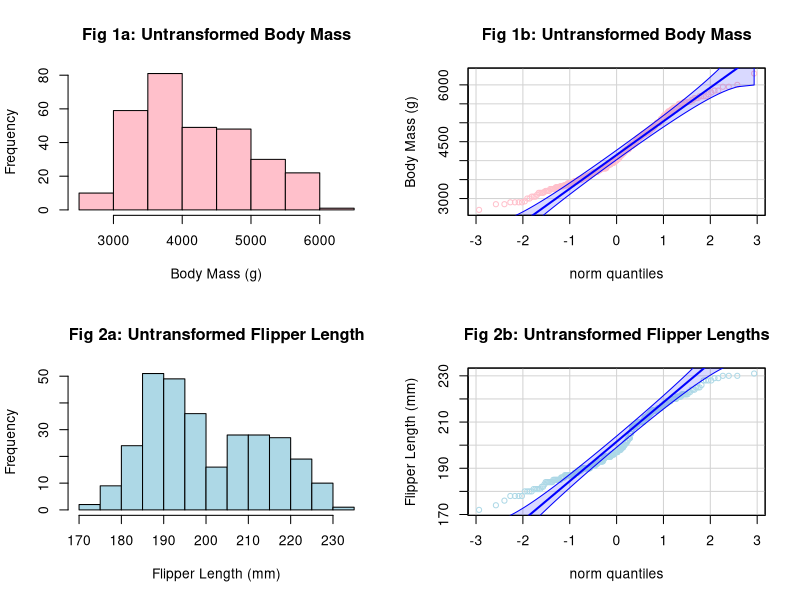
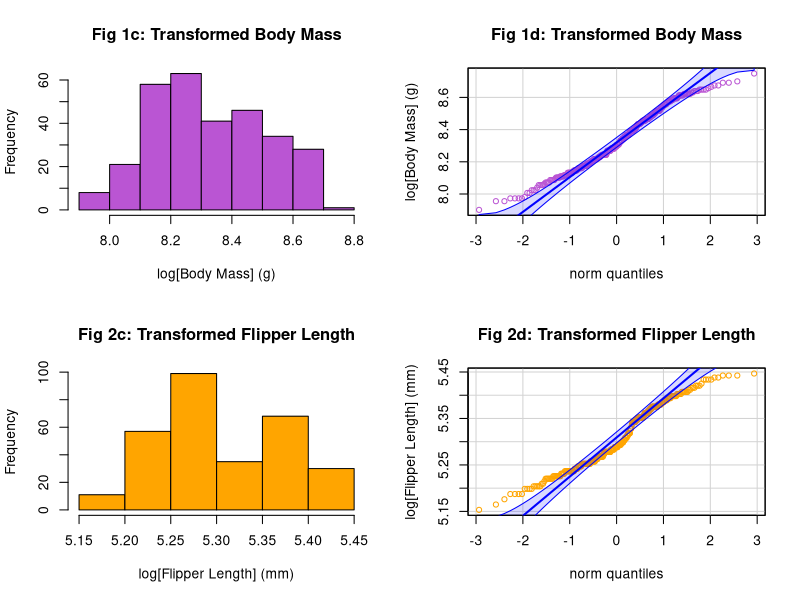
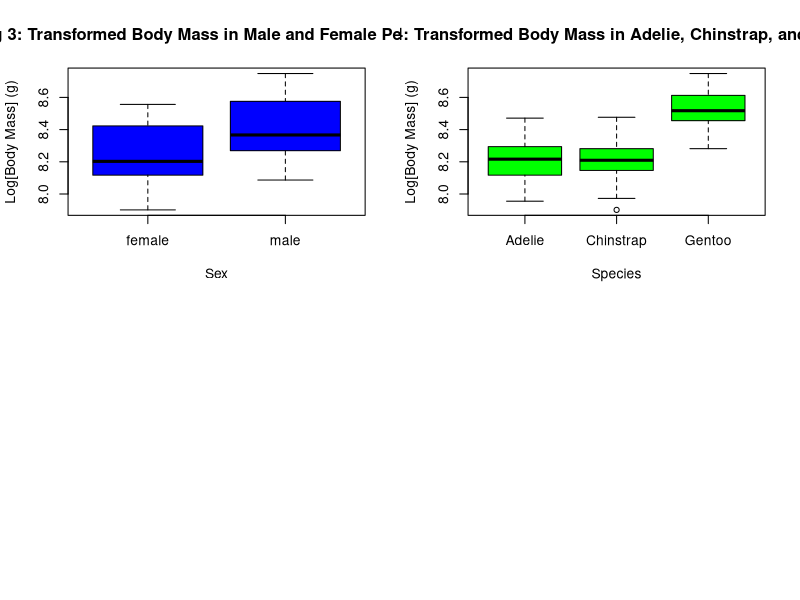
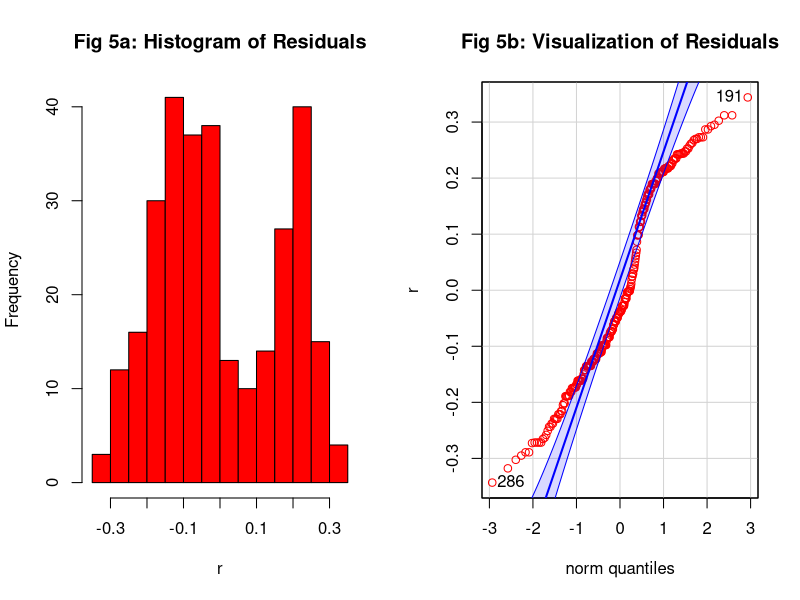
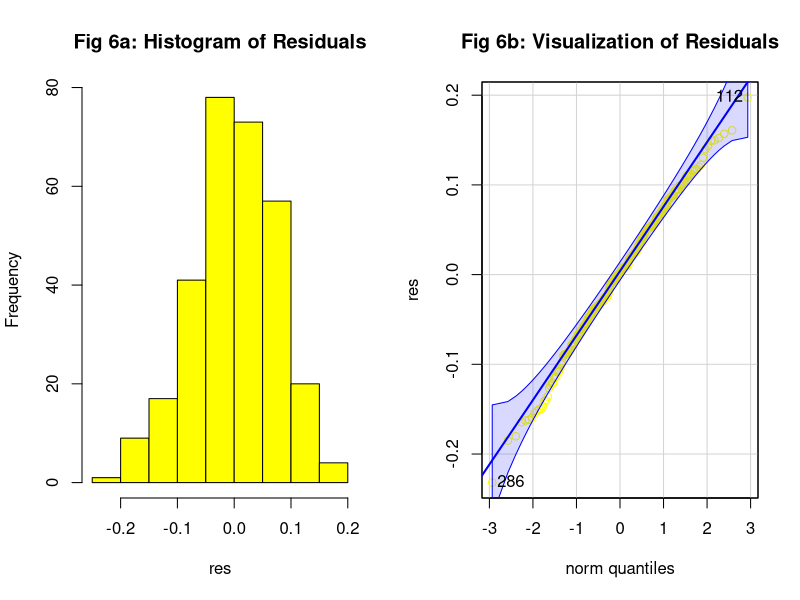
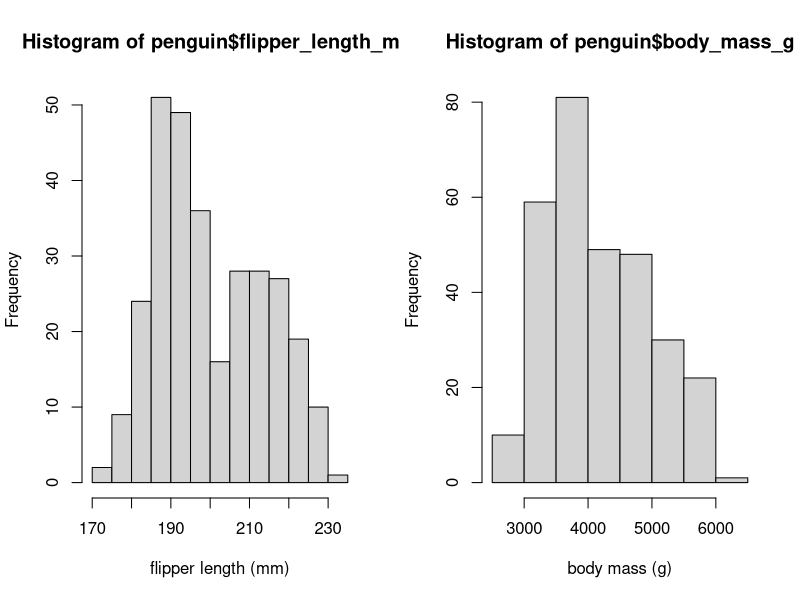
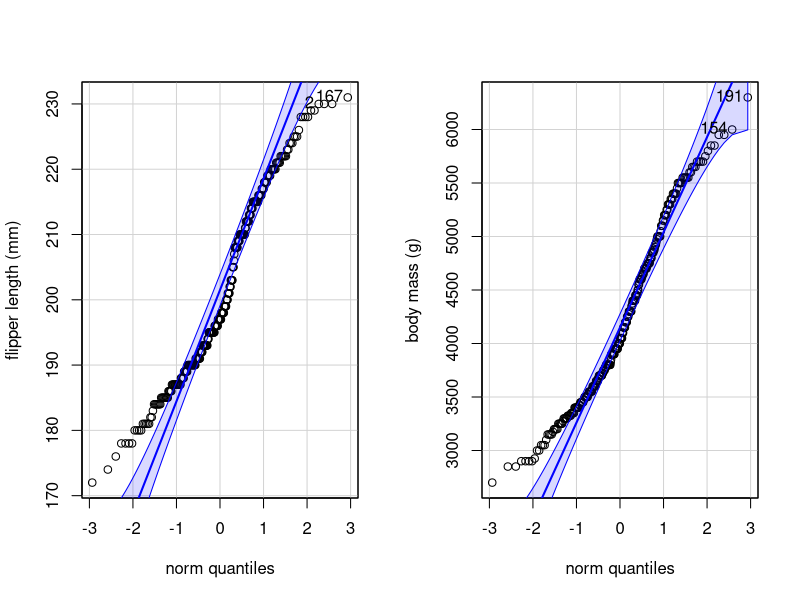
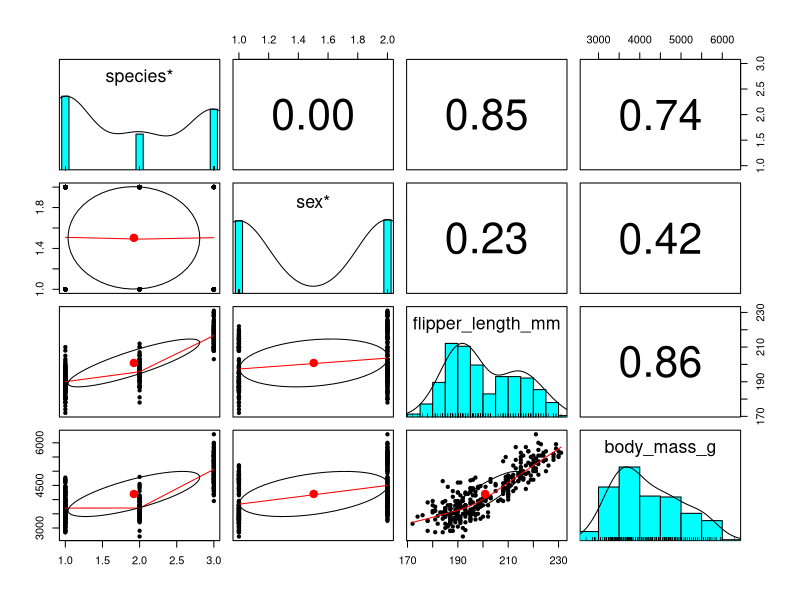

Write the R code that produced these figures, in order.
## ---- chunk 1
knitr::opts_chunk$set(echo = TRUE, message = FALSE, warning = FALSE)

## ---- chunk 2
#load in nessecary libs
library(readr)
library(tidyverse)
library(ggplot2)
library(knitr)
library(psych)
library(car)
library(bookdown)
## ---- chunk 3
pen <- read.csv("dataset_151.csv")
penguin <- pen %>% 
  select(species, sex, flipper_length_mm, body_mass_g)
par(mfrow=c(2,2))

#visualizing untransformed body mass
hist(penguin$body_mass_g,
     main = "Fig 1a: Untransformed Body Mass",
     xlab = "Body Mass (g)",
     col = 'pink')

qqPlot(penguin$body_mass_g,
       main = "Fig 1b: Untransformed Body Mass",
       ylab = "Body Mass (g)", 
       col = 'pink', id=FALSE)

#visualizing untransformed flipper length
hist(penguin$flipper_length_mm,
     main = "Fig 2a: Untransformed Flipper Length",
     xlab = "Flipper Length (mm)",
     col = 'lightblue')

qqPlot(penguin$flipper_length_mm,
       main = "Fig 2b: Untransformed Flipper Lengths",
       ylab = "Flipper Length (mm)", 
       col = 'lightblue', id=FALSE)
## ---- chunk 4
par(mfrow=c(2,2))

#transformations
penguin$log_body_mass = log(penguin$body_mass_g + 1)
penguin$log_flipper_length = log(penguin$flipper_length_mm + 1)

#visualizing transformed body mass
hist(penguin$log_body_mass, 
     main = "Fig 1c: Transformed Body Mass",
     xlab = "log[Body Mass] (g)",
     col = 'mediumorchid')

qqPlot(penguin$log_body_mass,
       main = "Fig 1d: Transformed Body Mass",
       ylab = "log[Body Mass] (g)", 
       col = 'mediumorchid', id=FALSE)

#visualizing transformed flipper length
hist(penguin$log_flipper_length, 
     main = "Fig 2c: Transformed Flipper Length",
     xlab = "log[Flipper Length] (mm)",
     col = 'orange')

qqPlot(penguin$log_flipper_length,
       main = "Fig 2d: Transformed Flipper Length",
       ylab = "log[Flipper Length] (mm)", 
       col = 'orange', id=FALSE)
## ---- chunk 5
#create table of shapiro wilks p-values
Variable <- c("Body Mass", "Body Mass", "Flipper Length", "Flipper Length")
Transformation <- c("None", "Log Transformed", "None", "Log Transformed")
P_value <- c("2.208e-7", "6.085e-5", "4.197e-8", "2.058e-7")
table <- data.frame(Variable, Transformation, P_value)
kable(table, allign = 'c', caption = "Table 1: Shapiro Wilks P-Values for Transformed and Untransformed data")
## ---- chunk 6
# boxplot for sex
boxplot(penguin$log_body_mass ~ penguin$sex,
        col = 'blue',
        main = 'Fig 3: Transformed Body Mass in Male and Female Penguins',
        xlab = 'Sex',
        ylab = 'Log[Body Mass] (g)')

# boxplot for species
boxplot(penguin$log_body_mass ~ penguin$species,
        col = 'green',
        main = 'Fig 4: Transformed Body Mass in Adelie, Chinstrap, and Gentoo',
        xlab = 'Species',
        ylab = 'Log[Body Mass] (g)')
## ---- chunk 7
#ANOVA test
fit <- lm(log_body_mass~sex, data = penguin)
#residuals
r <- fit$residuals
par(mfrow=c(1,2))
#visualization of residuals
hist(r, main = "Fig 5a: Histogram of Residuals", col = "red")
qqPlot(r, main = "Fig 5b: Visualization of Residuals", col = "red")
## ---- chunk 8
#create different linear models
fit_sex <- lm(log_body_mass~sex, data = penguin)
fit_species <- lm(log_body_mass~species, data = penguin)
fit_flipper <- lm(log_body_mass~log_flipper_length, data = penguin)
fit_sex_species <- lm(log_body_mass~sex + species, data = penguin)
fit_sex_flipper <- lm(log_body_mass~sex + log_flipper_length, data = penguin)
fit_species_flipper <- lm(log_body_mass~species + log_flipper_length, data = penguin)
fit_all <- lm(log_body_mass~sex + log_flipper_length + species, data = penguin)
#create table to visually show which characteristics are used in each model
Model <- c("fit_sex", "fit_species", "fit_flipper", "fit_sex_species", "fit_sex_flipper", "fit_species_flipper", "fit_all")
Sex <- c("X", " ", " ", "X", "X"," ", "X")
Species <- c(" ", "X", " ", "X", " ","X", "X")
Flipper_Length <- c(" ", " ", "X", " ", "X","X", "X")
table <- data.frame(Model, Sex, Species, Flipper_Length)
kable(table, allign = 'c', "pipe", caption = "Table 2: Characteristics Included in Each Model")
## ---- chunk 9
#visualize redisuals for linear model
res = fit_all$residuals
par(mfrow=c(1,2))
hist(res, col = "yellow", main = "Fig 6a: Histogram of Residuals")
qqPlot(res, col = "yellow", main = "Fig 6b: Visualization of Residuals")
## ---- chunk 10
#aic
aic_test <- AIC(fit_sex, fit_species, fit_flipper, fit_sex_species, fit_sex_flipper, fit_species_flipper, fit_all)
#bic
bic_test <- list(fit_sex, fit_species, fit_flipper, fit_sex_species, fit_sex_flipper, fit_species_flipper, fit_all)
aic_test$BIC <- sapply(bic_test, BIC)
sum <-lapply(bic_test, summary)

#for loop to create table for r_squared of linear models data
for (i in 1:length(bic_test)){
  aic_test$r_squared[i] <- sum[[i]]$r.squared
  aic_test$adj_r_squared[i] <- sum[[i]]$adj.r.squared
}
#table of linear model results
kable(aic_test, digits = 2, allign = 'c', caption = "Table 3: Results of Every Combination of Characteristics")
## ---- chunk 11
#general data checking
pen <- read.csv("dataset_151.csv")

#data sub-setting
penguin <- pen %>% 
  select(species, sex, flipper_length_mm, body_mass_g)

#visualization of distribution
par(mfrow=c(1,2))
hist(penguin$flipper_length_mm, xlab = "flipper length (mm)") #not normal
hist(penguin$body_mass_g, xlab = "body mass (g)") #not normal

#shapiro test
#H0 = normally distributed
shapiro.test(penguin$flipper_length_mm) #reject H0 -> variable not normally distributed
shapiro.test(penguin$body_mass_g) #reject H0 -> variable not normally distributed

#more visualization through qqplot
par(mfrow=c(1,2))
qqPlot(penguin$flipper_length_mm, ylab = "flipper length (mm)") #not normal
qqPlot(penguin$body_mass_g, ylab = "body mass (g)") #not normal
par(mfrow=c(1,1))

#more numeric var investigation
pairs.panels(penguin)

#Both flipper length and body mass are not normal. I will try to transform both before continuing on.
## ---- chunk 12
#body mass
#transformation
penguin$log_body_mass = log(penguin$body_mass_g + 1)
hist(penguin$log_body_mass, 
     main = "Log Transformed Body Mass",
     xlab = "log[Body Mass] (g)",
     col = 'lightblue')
qqPlot(penguin$log_body_mass,
       main = "Log Transformed Body Mass",
       ylab = "log[Body Mass] (g)", 
       col = 'lightblue')
#shapiro test
shapiro.test(penguin$log_body_mass) #reject H0 -> variable not normally distributed

#flipper length
#transformation
penguin$log_flipper_length = log(penguin$flipper_length_mm + 1)
hist(penguin$log_flipper_length, 
     main = "Log Transformed Flipper Length",
     xlab = "log[Flipper Length] (mm)",
     col = 'lightblue')
qqPlot(penguin$log_flipper_length,
       main = "Log Transformed Flipper Length",
       ylab = "log[Flipper Length] (mm)", 
       col = 'lightblue')
#shapiro test
shapiro.test(penguin$log_flipper_length) #reject H0 -> variable not normally distributed

#for all transformations, p < 0.05 meaning we reject the null hypothesis that data are normally distributed. This is OK because there are over 50 observations so the central limit theorem applies. I will use the log transformed variables for both flipper length and body mass since they are the most normal.
## ---- chunk 13
#Analysis of Variance 
fit <- lm(log_body_mass~sex, data = penguin)
#residuals
r <- fit$residuals
hist(r, main='Residuals')
shapiro.test(r) #Not normal but CLT applies
leveneTest(log_body_mass~sex, data = penguin)
qqPlot(r, main="Visualization of Residuals", col="lightgreen")

#all assumptions are met, time for the anova
PENaov <-aov(log_body_mass~sex, data = penguin)
summary(PENaov)
## ---- chunk 14
#linear model creation
fit_sex <- lm(log_body_mass~sex, data = penguin)
fit_species <- lm(log_body_mass~species, data = penguin)
fit_flipper <- lm(log_body_mass~log_flipper_length, data = penguin)
fit_sex_species <- lm(log_body_mass~sex + species, data = penguin)
fit_sex_flipper <- lm(log_body_mass~sex + log_flipper_length, data = penguin)
fit_species_flipper <- lm(log_body_mass~species + log_flipper_length, data = penguin)
fit_all <- lm(log_body_mass~sex + log_flipper_length + species, data = penguin)

#aic test
aic_test <- AIC(fit_sex, fit_species, fit_flipper, fit_sex_species, fit_sex_flipper, fit_species_flipper, fit_all)

#bic test
bic_test <- list(fit_sex, fit_species, fit_flipper, fit_sex_species, fit_sex_flipper, fit_species_flipper, fit_all)
aic_test$BIC <- sapply(bic_test, BIC)
sum <-lapply(bic_test, summary)

#r-squared
for (i in 1:length(bic_test)){
  aic_test$r_squared[i] <- sum[[i]]$r.squared
  aic_test$adj_r_squared[i] <- sum[[i]]$adj.r.squared
}
#create table
kable(aic_test, digits = 2, allign = 'c')

#shapiro test for best one
summary(fit_all)
res = fit_all$residuals
shapiro.test(res)
par(mfrow=c(1,2))
hist(res)
qqPlot(res)
